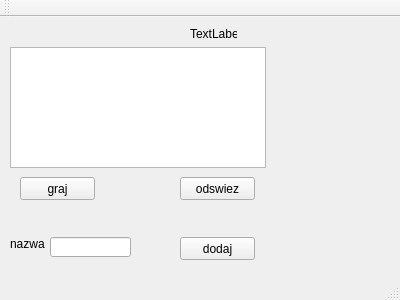
<?xml version="1.0" encoding="UTF-8"?>
<ui version="4.0">
 <class>MainWindow</class>
 <widget class="QMainWindow" name="MainWindow">
  <property name="geometry">
   <rect>
    <x>0</x>
    <y>0</y>
    <width>400</width>
    <height>300</height>
   </rect>
  </property>
  <property name="windowTitle">
   <string>MainWindow</string>
  </property>
  <widget class="QWidget" name="centralWidget">
   <widget class="QListWidget" name="listWidget">
    <property name="geometry">
     <rect>
      <x>10</x>
      <y>30</y>
      <width>256</width>
      <height>121</height>
     </rect>
    </property>
   </widget>
   <widget class="QLabel" name="label">
    <property name="geometry">
     <rect>
      <x>190</x>
      <y>10</y>
      <width>47</width>
      <height>13</height>
     </rect>
    </property>
    <property name="text">
     <string>TextLabel</string>
    </property>
   </widget>
   <widget class="QPushButton" name="pushButton">
    <property name="geometry">
     <rect>
      <x>20</x>
      <y>160</y>
      <width>75</width>
      <height>23</height>
     </rect>
    </property>
    <property name="text">
     <string>graj</string>
    </property>
   </widget>
   <widget class="QPushButton" name="pushButton_2">
    <property name="geometry">
     <rect>
      <x>180</x>
      <y>220</y>
      <width>75</width>
      <height>23</height>
     </rect>
    </property>
    <property name="text">
     <string>dodaj</string>
    </property>
   </widget>
   <widget class="QLabel" name="label_2">
    <property name="geometry">
     <rect>
      <x>10</x>
      <y>220</y>
      <width>47</width>
      <height>13</height>
     </rect>
    </property>
    <property name="text">
     <string>nazwa</string>
    </property>
   </widget>
   <widget class="QLineEdit" name="lineEdit">
    <property name="geometry">
     <rect>
      <x>50</x>
      <y>220</y>
      <width>81</width>
      <height>20</height>
     </rect>
    </property>
   </widget>
   <widget class="QPushButton" name="buttonRefresh">
    <property name="geometry">
     <rect>
      <x>180</x>
      <y>160</y>
      <width>75</width>
      <height>23</height>
     </rect>
    </property>
    <property name="text">
     <string>odswiez</string>
    </property>
   </widget>
  </widget>
  <widget class="QMenuBar" name="menuBar">
   <property name="geometry">
    <rect>
     <x>0</x>
     <y>0</y>
     <width>400</width>
     <height>21</height>
    </rect>
   </property>
  </widget>
  <widget class="QToolBar" name="mainToolBar">
   <attribute name="toolBarArea">
    <enum>TopToolBarArea</enum>
   </attribute>
   <attribute name="toolBarBreak">
    <bool>false</bool>
   </attribute>
  </widget>
  <widget class="QStatusBar" name="statusBar"/>
 </widget>
 <layoutdefault spacing="6" margin="11"/>
 <resources/>
 <connections/>
</ui>
